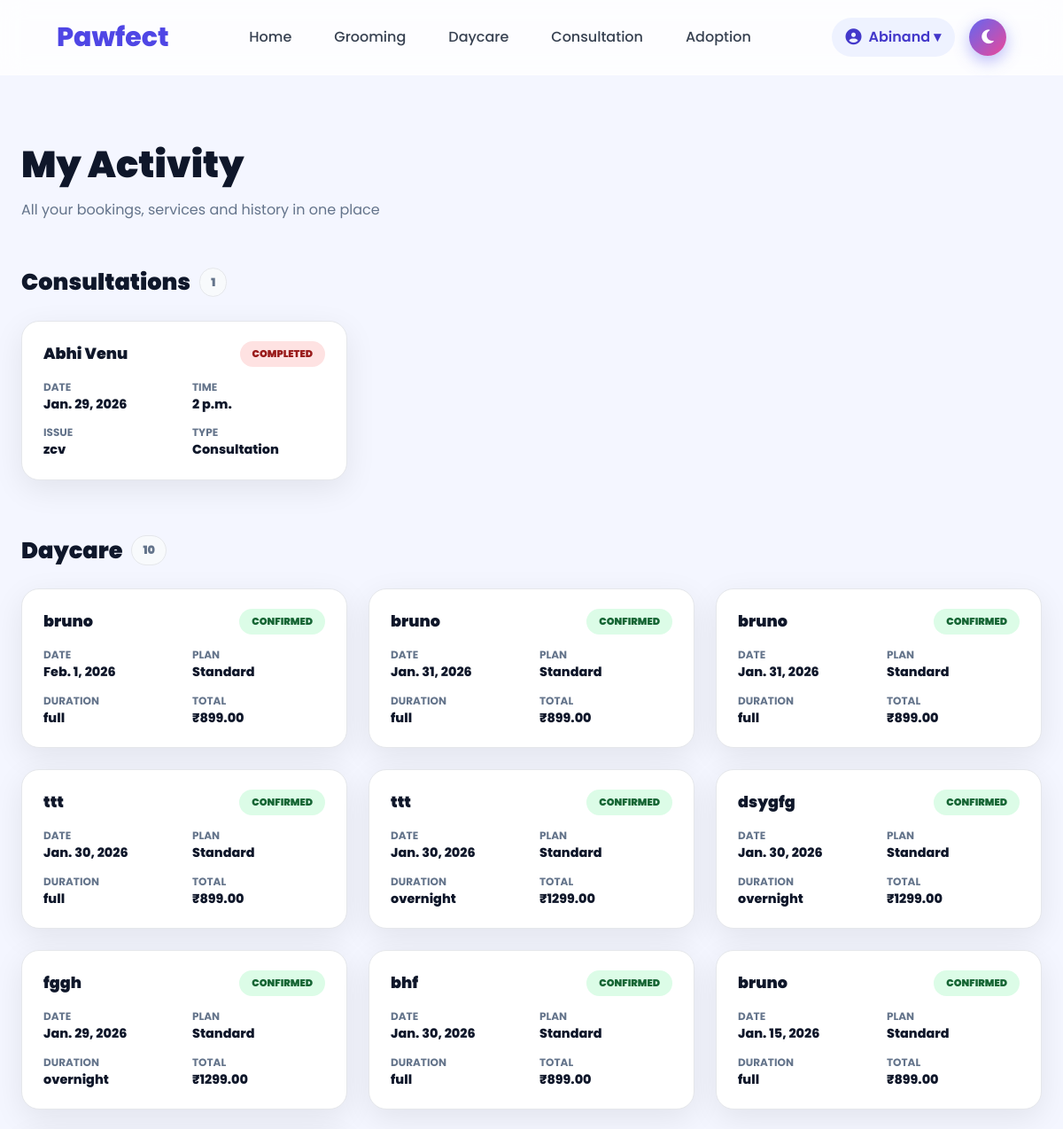
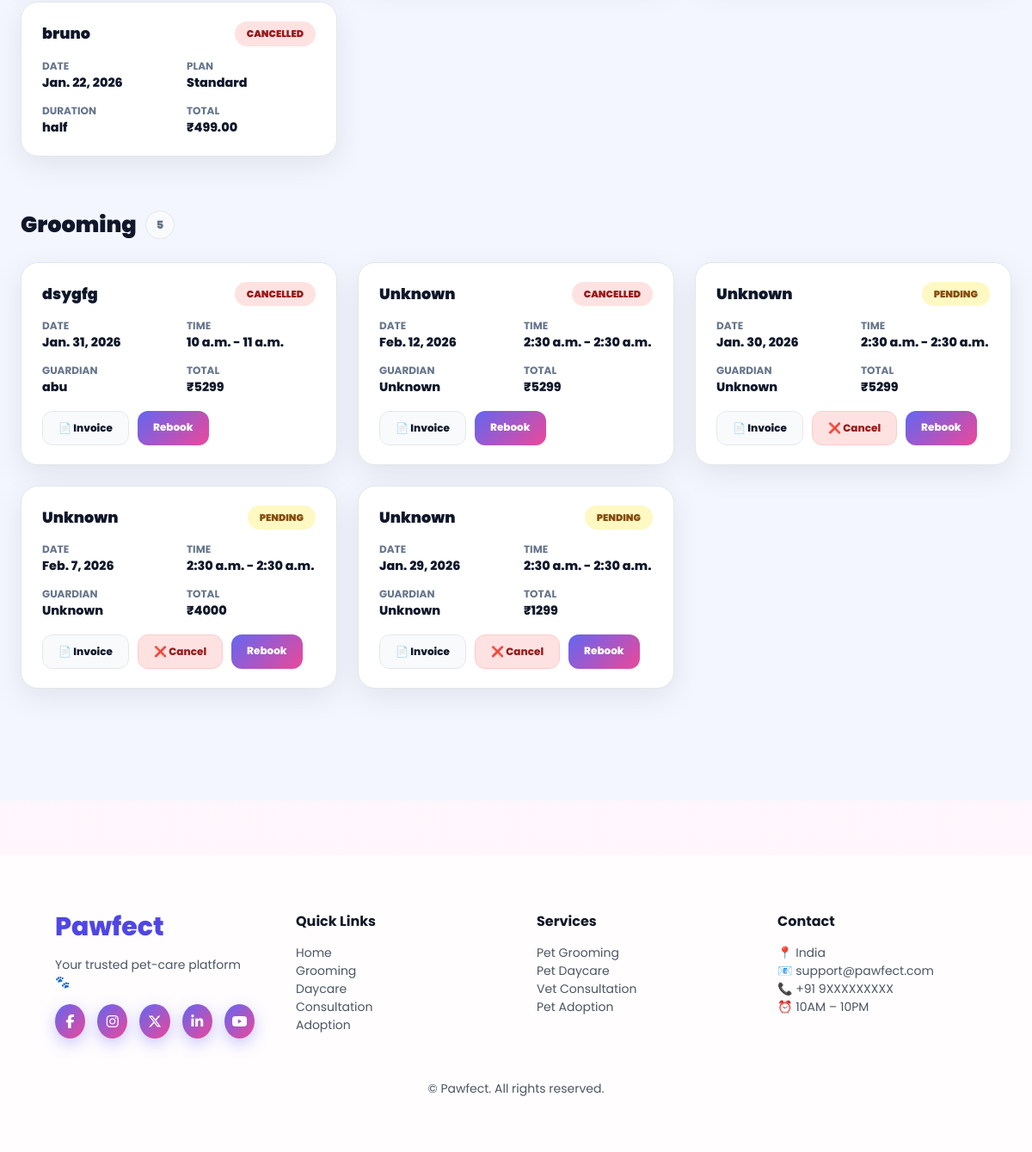
/my-bookings/ (signed in), run on the app's committed database (2 pictures, top to bottom).
### doctor/models.py (models this page shows, shortened)
class Appointment(models.Model):
    STATUS_CHOICES = [
        ("pending", "Pending"),
        ("confirmed", "Confirmed"),
        ("completed", "Completed"),
        ("cancelled", "Cancelled"),
    ]
    user = models.ForeignKey("petapp.user_registration", on_delete=models.CASCADE)
    doctor = models.ForeignKey("doctor.doctor_registration", on_delete=models.CASCADE)
    pet_name = models.CharField(max_length=100)
    pet_type = models.CharField(max_length=50)
    reason = models.CharField(max_length=255)
    date = models.DateField()
    time = models.TimeField()
    status = models.CharField(max_length=20, choices=STATUS_CHOICES, default="pending")
    created_at = models.DateTimeField(auto_now_add=True)

class doctor_registration(models.Model):
    name = models.CharField(max_length=100)
    email = models.EmailField(unique=True)
    phone = models.CharField(max_length=15, blank=True, null=True)
    city = models.CharField(max_length=50, blank=True, null=True)
    specialization = models.CharField(max_length=50, blank=True, null=True)
    experience = models.IntegerField(blank=True, null=True)
    license = models.CharField(max_length=50, blank=True, null=True)
    clinic = models.CharField(max_length=100, blank=True, null=True)
    image = models.ImageField(upload_to='doctorImages/', blank=True, null=True)
    password = models.CharField(max_length=128)
    is_active = models.BooleanField(default=True)
    is_checkout = models.BooleanField(default=True)
    is_available = models.BooleanField(default=False)

### petapp/models.py (models this page shows, shortened)
class DaycareBooking(models.Model):
    user = models.ForeignKey(user_registration, on_delete=models.CASCADE)
    pet_name = models.CharField(max_length=100)
    pet_type = models.CharField(max_length=50)
    other_animal = models.CharField(max_length=100, blank=True, null=True)
    plan = models.CharField(max_length=50)
    duration = models.CharField(max_length=50)
    date = models.DateField()
    start_time = models.TimeField()
    end_time = models.TimeField()
    total_cost = models.DecimalField(max_digits=8, decimal_places=2)
    status = models.CharField(
        max_length=20,
        choices=[
            ("Pending","Pending"),
            ("Confirmed","Confirmed"),
            ("Completed","Completed"),
            ("Cancelled","Cancelled"),
        ],
        default="Confirmed"
    )
    created_at = models.DateTimeField(auto_now_add=True)
    class Meta:
        unique_together = ("date", "start_time")

class GroomingBooking(models.Model):
    user = models.ForeignKey(user_registration, on_delete=models.CASCADE)
    volunteer = models.ForeignKey(
        volunteer_registration,
        on_delete=models.SET_NULL,
        null=True,
        blank=True
    )
    animal_type = models.CharField(max_length=50)
    pet_name = models.CharField(max_length=100)
    breed = models.CharField(max_length=100, blank=True, null=True)
    age = models.PositiveIntegerField(blank=True, null=True)
    weight = models.DecimalField(max_digits=5, decimal_places=2, blank=True, null=True)
    condition = models.CharField(max_length=200, blank=True, null=True)
    guardian_name = models.CharField(max_length=100)
    guardian_phone = models.CharField(max_length=15)
    emergency_contact = models.CharField(max_length=15, blank=True, null=True)
    email = models.EmailField(blank=True, null=True)
    address = models.TextField(blank=True, null=True)
    date = models.DateField()
    start_time = models.TimeField()
    end_time = models.TimeField()
    services = models.JSONField()
    total = models.IntegerField()
    total_duration = models.IntegerField()
    instructions = models.TextField(blank=True, null=True)
    status = models.CharField(
        max_length=30,
        choices=[
            ("Pending", "Pending"),
            ("Assigned", "Assigned"),
            ("In Progress", "In Progress"),
            ("Completed", "Completed"),
            ("Cancelled", "Cancelled"),
        ],
        default="Pending"
    )
    created_at = models.DateTimeField(auto_now_add=True)
    class Meta:
        unique_together = ("date", "start_time")  # 🔒 HARD booking protection

### petapp/views.py (the view)
# urls.py: path("my-bookings/", views.my_bookings, name="my_bookings"),
def my_bookings(request):
    if not request.session.get("user_id"):
        return redirect("petapp:login")
    user_id = request.session["user_id"]
    bookings = Appointment.objects.filter(user_id=user_id).order_by("-created_at")
    daycare_bookings = DaycareBooking.objects.filter(user_id=user_id).order_by("-created_at")
    grooming_bookings = GroomingBooking.objects.filter(user_id=user_id).order_by("-created_at")
    return render(request, "user/userBookings.html", {
        "bookings": bookings,
        "daycare_bookings": daycare_bookings,
        "grooming_bookings": grooming_bookings,
    })

### templates/user/userBookings.html (shortened to what this page needs)
{% extends "user/base.html" %}
{% load static %}
{% block content %}
<section class="page-wrap">
<div class="page-header">
  <div class="page-title">My Activity</div>
  <div class="page-sub">All your bookings, services and history in one place</div>
</div>
<div class="section">
  <div class="section-title">Consultations <span>{{ bookings|length }}</span></div>
  {% if bookings %}
  <div class="cards">
    {% for b in bookings %}
    <div class="card">
      <div class="card-head">
        <div class="card-title">{{ b.doctor.name }}</div>
        <div class="status
          {% if b.status == 'Approved' %}success
          {% elif b.status == 'pending' or b.status == 'Pending' %}pending
          {% else %}cancel{% endif %}">
          {{ b.status|upper }}
        </div>
      </div>
      <div class="info">
        <div>
          <div class="label">Date</div>
          <div class="value">{{ b.date }}</div>
        </div>
        <div>
          <div class="label">Time</div>
          <div class="value">{{ b.time }}</div>
        </div>
        <div>
          <div class="label">Issue</div>
          <div class="value">{{ b.reason|default:"General Consultation"|truncatechars:25 }}</div>
        </div>
        <div>
          <div class="label">Type</div>
          <div class="value">Consultation</div>
        </div>
      </div>
    </div>
    {% endfor %}
  </div>
  {% else %}
    <div class="empty">No consultations booked yet</div>
  {% endif %}
</div>
<div class="section">
  <div class="section-title">Daycare <span>{{ daycare_bookings|length }}</span></div>
  {% if daycare_bookings %}
  <div class="cards">
    {% for d in daycare_bookings %}
    <div class="card">
      <div class="card-head">
        <div class="card-title">{{ d.pet_name }}</div>
        <div class="status
          {% if d.status == 'Confirmed' %}success
          {% elif d.status == 'Pending' %}pending
          {% else %}cancel{% endif %}">
          {{ d.status|upper }}
        </div>
      </div>
      <div class="info">
        <div>
          <div class="label">Date</div>
          <div class="value">{{ d.date }}</div>
        </div>
        <div>
          <div class="label">Plan</div>
          <div class="value">{{ d.plan }}</div>
        </div>
        <div>
          <div class="label">Duration</div>
          <div class="value">{{ d.duration }}</div>
        </div>
        <div>
          <div class="label">Total</div>
          <div class="value">₹{{ d.total_cost }}</div>
        </div>
      </div>
    </div>
    {% endfor %}
  </div>
  {% else %}
    <div class="empty">No daycare bookings yet</div>
  {% endif %}
</div>
<div class="section">
  <div class="section-title">Grooming <span>{{ grooming_bookings|length }}</span></div>
  {% if grooming_bookings %}
  <div class="cards">
    {% for g in grooming_bookings %}
    <div class="card">
      <div class="card-head">
        <div class="card-title">{{ g.pet_name }}</div>
        <div class="status
          {% if g.status == 'Cancelled' %}cancel
          {% elif g.status == 'Completed' %}success
          {% else %}pending{% endif %}">
          {{ g.status|upper }}
        </div>
      </div>
      <div class="info">
        <div>
          <div class="label">Date</div>
          <div class="value">{{ g.date }}</div>
        </div>
        <div>
          <div class="label">Time</div>
          <div class="value">{{ g.start_time }} - {{ g.end_time }}</div>
        </div>
        <div>
          <div class="label">Guardian</div>
          <div class="value">{{ g.guardian_name }}</div>
        </div>
        <div>
          <div class="label">Total</div>
          <div class="value">₹{{ g.total }}</div>
        </div>
      </div>
      <div style="margin-top:16px;display:flex;gap:10px;flex-wrap:wrap;">
        <a href="{% url 'petapp:grooming_invoice' g.id %}" class="btn btn-secondary">
          📄 Invoice
        </a>
        {% if g.status != 'Cancelled' and g.status != 'Completed' %}
        <a href="{% url 'petapp:cancel_grooming' g.id %}" class="btn btn-danger">
          ❌ Cancel
        </a>
        {% endif %}
<a href="{% url 'petapp:rebook_grooming' g.id %}" class="btn btn-primary">
  Rebook
</a>
      </div>
    </div>
    {% endfor %}
  </div>
  {% else %}
    <div class="empty">No grooming bookings yet</div>
  {% endif %}
</div>
</section>
{% endblock %}

### templates/user/base.html (style rules this page uses)
html { background-color: #020617; }
body { background-color: inherit; }
* { margin:0;padding:0;box-sizing:border-box }
html, body { width:100%; min-height:100%; }
body { font-family:"Poppins",sans-serif; background:linear-gradient(180deg,#f7f8ff,#fff6fb); color:#111827; transition: background .6s ease, color .6s ease; }

### templates/user/userBookings.html (style rules this page uses)
:root { --bg-main:#f4f6ff; --bg-card:#ffffff; --text-main:#0f172a; --text-sub:#64748b; --border:#e5e7eb; --soft:#f8fafc; --grad:linear-gradient(135deg,#6366f1,#ec4899); }
.page-wrap { max-width:1300px; margin:auto; padding:70px 24px; background:var(--bg-main); }
.page-header { display:flex; flex-direction:column; gap:8px; margin-bottom:50px; }
.page-title { font-size:2.6rem; font-weight:900; color:var(--text-main); }
.page-sub { color:var(--text-sub); font-size:1rem; }
.section { margin-bottom:60px; }
.section-title { font-size:1.6rem; font-weight:900; margin-bottom:24px; color:var(--text-main); display:flex; align-items:center; gap:10px; }
.section-title span { font-size:.8rem; padding:6px 12px; border-radius:999px; background:var(--soft); border:1px solid var(--border); color:var(--text-sub); }
.cards { display:grid; grid-template-columns:repeat(auto-fill,minmax(320px,1fr)); gap:24px; }
.card { background:var(--bg-card); border-radius:20px; padding:22px 24px; border:1px solid var(--border); box-shadow:0 10px 35px rgba(0,0,0,.08); transition:.25s; position:relative; overflow:hidden; }
.card-head { display:flex; justify-content:space-between; align-items:center; margin-bottom:14px; }
.card-title { font-weight:900; font-size:1.1rem; color:var(--text-main); }
.status { padding:6px 14px; border-radius:999px; font-size:.7rem; font-weight:900; }
.success { background:#dcfce7;color:#166534; }
.pending { background:#fef9c3;color:#854d0e; }
.cancel { background:#fee2e2;color:#991b1b; }
.info { display:grid; grid-template-columns:1fr 1fr; gap:12px 18px; font-size:.9rem; }
.label { font-weight:700; color:var(--text-sub); font-size:.75rem; text-transform:uppercase; }
.value { font-weight:800; color:var(--text-main); }
.btn { padding:10px 18px; border-radius:12px; font-weight:800; text-decoration:none; font-size:.75rem; transition:.25s; }
.btn-primary { background:var(--grad); color:white; }
.btn-secondary { background:var(--soft); border:1px solid var(--border); color:var(--text-main); }
.btn-danger { background:#fee2e2; color:#991b1b; border:1px solid #fecaca; }

### data on the page
Appointment: doctor.name "Abhi Venu", status "COMPLETED", date "Jan. 29, 2026", time "2 p.m.", reason "zcv"
DaycareBooking: pet_name "bruno", status "CONFIRMED", date "Feb. 1, 2026", plan "Standard", duration "full", total_cost "899.00"
DaycareBooking: pet_name "bruno", status "CONFIRMED", date "Jan. 31, 2026", plan "Standard", duration "full", total_cost "899.00"
DaycareBooking: pet_name "bruno", status "CONFIRMED", date "Jan. 31, 2026", plan "Standard", duration "full", total_cost "899.00"
DaycareBooking: pet_name "ttt", status "CONFIRMED", date "Jan. 30, 2026", plan "Standard", duration "full", total_cost "899.00"
DaycareBooking: pet_name "ttt", status "CONFIRMED", date "Jan. 30, 2026", plan "Standard", duration "overnight", total_cost "1299.00"
DaycareBooking: pet_name "dsygfg", status "CONFIRMED", date "Jan. 30, 2026", plan "Standard", duration "overnight", total_cost "1299.00"
DaycareBooking: pet_name "fggh", status "CONFIRMED", date "Jan. 29, 2026", plan "Standard", duration "overnight", total_cost "1299.00"
DaycareBooking: pet_name "bhf", status "CONFIRMED", date "Jan. 30, 2026", plan "Standard", duration "full", total_cost "899.00"
DaycareBooking: pet_name "bruno", status "CONFIRMED", date "Jan. 15, 2026", plan "Standard", duration "full", total_cost "899.00"
DaycareBooking: pet_name "bruno", status "CANCELLED", date "Jan. 22, 2026", plan "Standard", duration "half", total_cost "499.00"
GroomingBooking: pet_name "dsygfg", status "CANCELLED", date "Jan. 31, 2026", start_time "10 a.m.", end_time "11 a.m.", guardian_name "abu", total "5299"
GroomingBooking: pet_name "Unknown", status "CANCELLED", date "Feb. 12, 2026", start_time "2:30 a.m.", end_time "2:30 a.m.", guardian_name "Unknown", total "5299"
GroomingBooking: pet_name "Unknown", status "PENDING", date "Jan. 30, 2026", start_time "2:30 a.m.", end_time "2:30 a.m.", guardian_name "Unknown", total "5299", shows "❌ Cancel"
GroomingBooking: pet_name "Unknown", status "PENDING", date "Feb. 7, 2026", start_time "2:30 a.m.", end_time "2:30 a.m.", guardian_name "Unknown", total "4000", shows "❌ Cancel"
GroomingBooking: pet_name "Unknown", status "PENDING", date "Jan. 29, 2026", start_time "2:30 a.m.", end_time "2:30 a.m.", guardian_name "Unknown", total "1299", shows "❌ Cancel"

### other printed values
{{ request.session.username }} "Abinand"
{{ bookings|length }} "1"
{{ daycare_bookings|length }} "10"
{{ grooming_bookings|length }} "5"
